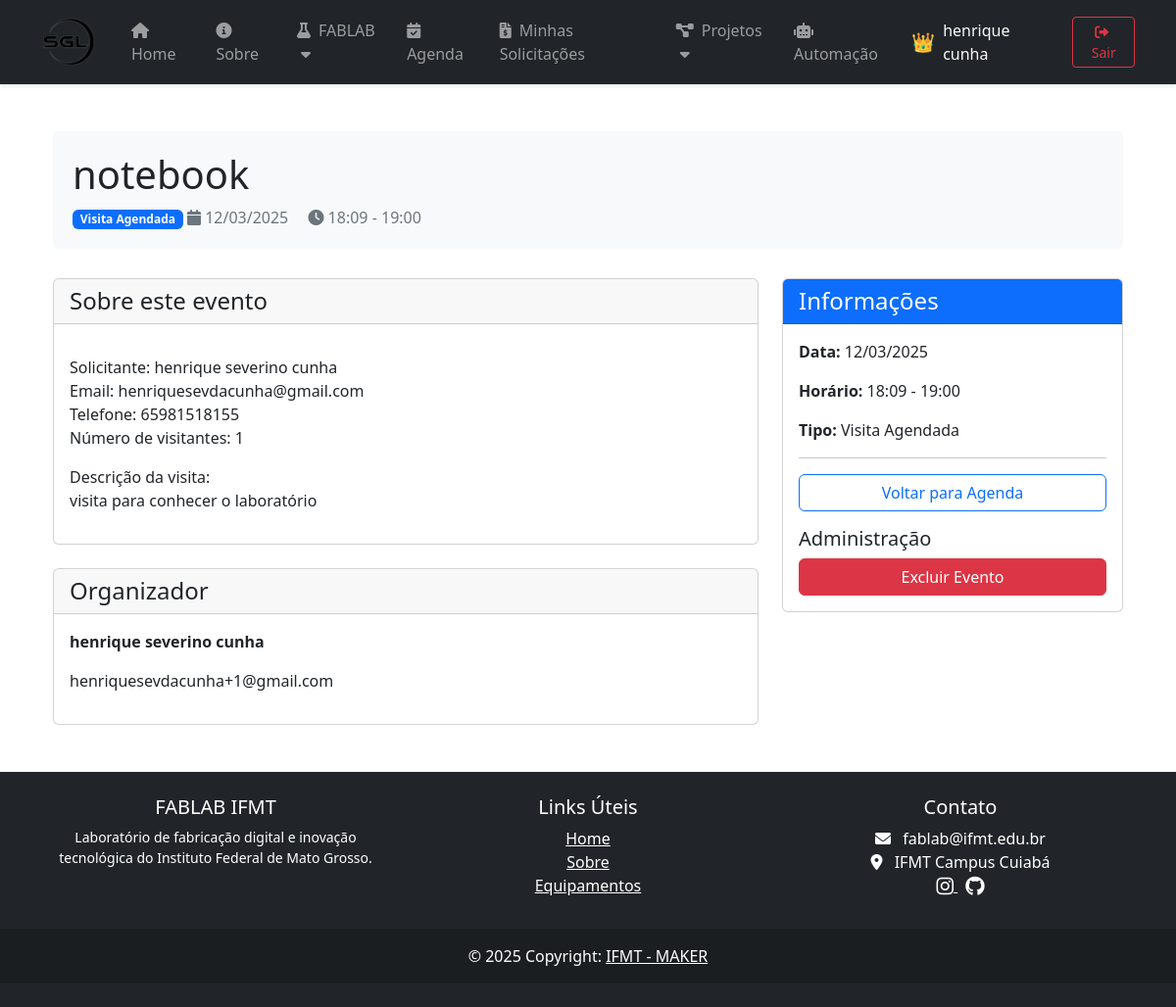
Screenshot of /logs/evento/6/ (signed in) with the database file from the repository.
### users/models.py (models this page shows, shortened)
class CustomUser(AbstractUser):
    username = None
    first_name = models.CharField(_("first name"), max_length=150, blank=False)
    last_name = models.CharField(_("last name"), max_length=150, blank=False)
    email = models.EmailField(_("email address"), blank=False, unique=True,
                              error_messages={"unique": _("Um usuário com este email já está cadastrado.")})
    id = models.CharField(_("matricula"),
        max_length=13,
        unique=True,
        primary_key=True,
        help_text=_(
            "Seu número de matrícula do SUAP ou SIAPE. Apenas números."
        ),
        error_messages={
            "unique": _("Um usuário com este número de matrícula já está cadastrado.")
        }
    )
    USERNAME_FIELD = "id"
    REQUIRED_FIELDS = ["first_name", "last_name", "email"]
    objects = CustomUserManager()

### logs/models.py (models this page shows, shortened)
class Event(models.Model):
    class EventType(models.TextChoices):
        INTERNAL = 'internal', _('Evento Interno')
        WORKSHOP = 'workshop', _('Workshop')
        VISIT = 'visit', _('Visita Agendada')
        MAINTENANCE = 'maintenance', _('Manutenção')
        OTHER = 'other', _('Outro')
    title = models.CharField(_("Título"), max_length=200)
    description = models.TextField(_("Descrição"), blank=True)
    start_time = models.DateTimeField(_("Hora de Início"))
    end_time = models.DateTimeField(_("Hora de Término"))
    event_type = models.CharField(
        _("Tipo de Evento"),
        max_length=20,
        choices=EventType.choices,
        default=EventType.INTERNAL
    )
    created_by = models.ForeignKey(
        CustomUser,
        on_delete=models.SET_NULL,
        null=True,
        related_name="created_events"
    )
    approved = models.BooleanField(_("Aprovado"), default=False)
    participants = models.ManyToManyField(
        CustomUser,
        related_name="events",
        blank=True,
        verbose_name=_("Participantes")
    )
    class Meta:
        ordering = ['start_time']
        verbose_name = _("Evento")
        verbose_name_plural = _("Eventos")

### logs/views.py (the view)
# urls.py: path('evento/<int:event_id>/', views.agenda_event_detail, name='event_detail'),
@login_required
def agenda_event_detail(request, event_id):
    if request.user.is_staff:
        event = get_object_or_404(Event, id=event_id)
    else:
        event = get_object_or_404(Event, id=event_id, approved=True)
    return render(request, 'logs/agenda_event_detail.html', {'event': event})

### logs/context_processors.py (called while the page is built)
def pending_events_count(request):
    context = {
        'global_pending_count': 0
    }
    if request.user.is_authenticated and request.user.is_staff:
        context['global_pending_count'] = Event.objects.filter(approved=False).count()
    return context

### logs/templates/logs/agenda_event_detail.html (shortened to what this page needs)
{% extends 'layout.html' %}
{% load static %}
{% block content %}
<div class="container mt-4">
    <div class="event-header">
        <h1>{{ event.title }}</h1>
        <div class="event-meta">
            <span class="badge bg-primary">{{ event.get_event_type_display }}</span>
            <span class="me-3"><i class="fas fa-calendar"></i> {{ event.start_time|date:"d/m/Y" }}</span>
            <span><i class="fas fa-clock"></i> {{ event.start_time|date:"H:i" }} - {{ event.end_time|date:"H:i" }}</span>
        </div>
    </div>
    <div class="row">
        <div class="col-md-8">
            <div class="card mb-4">
                <div class="card-header">
                    <h4 class="mb-0">Sobre este evento</h4>
                </div>
                <div class="card-body">
                    <p class="event-description">{{ event.description|linebreaks }}</p>
                </div>
            </div>
            {% if event.created_by %}
            <div class="card mb-4">
                <div class="card-header">
                    <h4 class="mb-0">Organizador</h4>
                </div>
                <div class="card-body">
                    <p><strong>{{ event.created_by.first_name }} {{ event.created_by.last_name }}</strong></p>
                    <p>{{ event.created_by.email }}</p>
                </div>
            </div>
            {% endif %}
        </div>
        <div class="col-md-4">
            <div class="card mb-4">
                <div class="card-header bg-primary text-white">
                    <h4 class="mb-0">Informações</h4>
                </div>
                <div class="card-body">
                    <p><strong>Data:</strong> {{ event.start_time|date:"d/m/Y" }}</p>
                    <p><strong>Horário:</strong> {{ event.start_time|date:"H:i" }} - {{ event.end_time|date:"H:i" }}</p>
                    <p><strong>Tipo:</strong> {{ event.get_event_type_display }}</p>
                    <hr>
                    {% if user.is_authenticated %}
                    <div class="d-grid gap-2">
                        <a href="{% url 'logs:agenda_home' %}" class="btn btn-outline-primary">Voltar para Agenda</a>
                    </div>
                    {% endif %}
                    {% if user.is_staff %}
                    <div class="mt-3">
                        <h5>Administração</h5>
                        <div class="d-grid gap-2">
                            <a href="{% url 'logs:delete_event' event.id %}" class="btn btn-danger"
                               onclick="return confirm('Tem certeza que deseja excluir este evento?');">Excluir Evento</a>
                        </div>
                    </div>
                    {% endif %}
                </div>
            </div>
        </div>
    </div>
</div>
{% endblock %}

### templates/layout.html (shortened to what this page needs)
{% load static %}
<!DOCTYPE html>
<html lang="pt-br" class="h-100">
  <head>
    <link rel="stylesheet" href="{% static 'style.css' %}">
    <link href="https://cdn.jsdelivr.net/npm/bootstrap@5.3.3/dist/css/bootstrap.min.css" rel="stylesheet">
    <link rel="stylesheet" href="https://cdnjs.cloudflare.com/ajax/libs/font-awesome/6.0.0-beta3/css/all.min.css">
  </head>
  <body class="d-flex flex-column min-vh-100">
    <nav class="navbar navbar-expand-lg navbar-dark bg-dark sticky-top">
      <div class="container">
        <a class="navbar-brand d-flex align-items-center" href="/" aria-label="FABLAB IFMT Home">
          <img src="{% static 'images/logo.png' %}" alt="Logo FABLAB" style="height: 60px;" class="me-2">
        </a>
        <div class="collapse navbar-collapse" id="navbarColor02">
          <ul class="navbar-nav me-auto">
            <li class="nav-item">
              <a class="nav-link" href="/">
                <i class="fas fa-home me-1"></i> Home
              </a>
            </li>
            <li class="nav-item">
              <a class="nav-link" href="/about">
                <i class="fas fa-info-circle me-1"></i> Sobre
              </a>
            </li>
            <li class="nav-item project">
              <a class="nav-link">
                <i class="fas fa-flask me-1"></i> FABLAB <i class="fas fa-caret-down ms-1"></i>
              </a>
            </li>
            {% if user.is_authenticated %}
            <li class="nav-item">
              <a class="nav-link agenda-with-notification" href="{% url 'logs:agenda_home' %}">
                <i class="fas fa-calendar-check me-1"></i> Agenda
              </a>
            </li>
            <li class="nav-item">
              <a class="nav-link" href="{% url 'options:minhas_solicitacoes' %}">
                <i class="fas fa-file-invoice-dollar me-1"></i> Minhas Solicitações
              </a>
            </li>
            {% endif %}
            <li class="nav-item project">
              <a class="nav-link" {% if user.is_staff %}href="/projects"{% endif %}>
                <i class="fas fa-project-diagram me-1"></i> Projetos <i class="fas fa-caret-down ms-1"></i>
              </a>
            </li>
            {% if user.is_authenticated and user.is_staff %}
              <li class="nav-item">
                <a class="nav-link" href="{% url 'Controle_ar:automacao_home' %}">
                  <i class="fas fa-robot me-1"></i> Automação
                </a>
              </li>
            {% endif %}
          </ul>
          <div class="d-flex align-items-center">
            {% if user.is_authenticated %}
              <div class="user-welcome text-light">
                <span class="user-role">{% if user.is_staff %}👑{% endif %}</span>
                <span>{{user.first_name}} {{user.last_name}}</span>
              </div>
              <form action="{% url 'users:logout' %}" method="post">
                <button class="btn btn-outline-danger btn-sm" type="submit">
                  <i class="fas fa-sign-out-alt me-1"></i> Sair
                </button>
              </form>
            {% endif %}
          </div>
        </div>
      </div>
    </nav>
    <div aria-live="polite" aria-atomic="true" class="position-fixed bottom-0 end-0 p-3" style="z-index: 1100">
    </div>
    <main class="container py-4">
      {% block content %}{% endblock %}
    </main>
    <footer class="text-center mt-auto py-4 bg-dark text-white">
      <div class="container">
        <div class="row">
          <div class="col-md-4 mb-4 mb-md-0">
            <h5>FABLAB IFMT</h5>
            <p class="small">
              Laboratório de fabricação digital e inovação tecnológica do Instituto Federal de Mato Grosso.
            </p>
          </div>
          <div class="col-md-4 mb-4 mb-md-0">
            <h5>Links Úteis</h5>
            <ul class="list-unstyled">
              <li><a href="/" class="text-white">Home</a></li>
              <li><a href="/about" class="text-white">Sobre</a></li>
              <li><a href="{% url 'options:equipamentos' %}" class="text-white">Equipamentos</a></li>
            </ul>
          </div>
          <div class="col-md-4">
            <h5>Contato</h5>
            <ul class="list-unstyled">
              <li><i class="fas fa-envelope me-2"></i> fablab@ifmt.edu.br</li>
              <li><i class="fas fa-map-marker-alt me-2"></i> IFMT Campus Cuiabá</li>
              <li>
                <a href="https://www.instagram.com/ifmtmaker/" class="text-white me-2" target="_blank">
                  <i class="fab fa-instagram fa-lg"></i>
                </a>
                <a href="https://github.com/FabLab-IFMT" class="text-white" target="_blank">
                  <i class="fab fa-github fa-lg"></i>
                </a>
              </li>
            </ul>
          </div>
        </div>
      </div>
      <div class="text-center p-3 mt-3" style="background-color: rgba(0, 0, 0, 0.2);">
        © 2025 Copyright:
        <a class="text-white" href="https://www.instagram.com/ifmtmaker/">IFMT - MAKER</a>
      </div>
    </footer>
  </body>
</html>

### static/style.css (style rules this page uses)
.nav-link, .drop-down.li { list-style: none; cursor: pointer; }
html, body { height: 100%; margin: 0; }
body { display: flex; flex-direction: column; }
main { flex: 1; }

### logs/templates/logs/agenda_event_detail.html (style rules this page uses)
.event-header { background-color: #f8f9fa; border-radius: 5px; padding: 20px; margin-bottom: 30px; }
.event-header h1 { margin-bottom: 0.5rem; }
.event-meta { color: #6c757d; font-size: 1rem; }
.event-description { white-space: pre-line; }

### templates/layout.html (style rules this page uses)
:root { --primary-color: #007bff; --secondary-color: #6c757d; --accent-color: #28a745; --danger-color: #dc3545; }
body { display: flex; flex-direction: column; min-height: 100vh; }
main { flex: 1 0 auto; padding: 1rem 0; }
.navbar { box-shadow: 0 2px 4px rgba(0,0,0,0.1); padding: 0.5rem 1rem; }
.navbar-brand img { transition: transform 0.3s ease; }
.agenda-with-notification { position: relative; padding-right: 10px; }
.nav-item.project { position: relative; }
.nav-item.project .nav-link { cursor: pointer; }
footer { background-color: #343a40; color: #f8f9fa; margin-top: auto; }
.user-welcome { display: flex; align-items: center; margin-right: 1rem; }
.user-welcome .user-role { margin-right: 0.5rem; font-size: 1.2rem; }

### rows the page displays
CustomUser: first_name "henrique", last_name "cunha"
Event: title "notebook", event_type "Visita Agendada", start_time "12/03/2025", start_time "18:09", end_time "19:00", description "Solicitante: henrique severino cunha Email: henriquesevdacunha@gmail.com Telefone: 65981518155 Número de visitantes: 1 Descrição da visita: visita para conhecer o laboratório", created_by.first_name "henrique severino", created_by.last_name "cunha", created_by.email "henriquesevdacunha+1@gmail.com"
